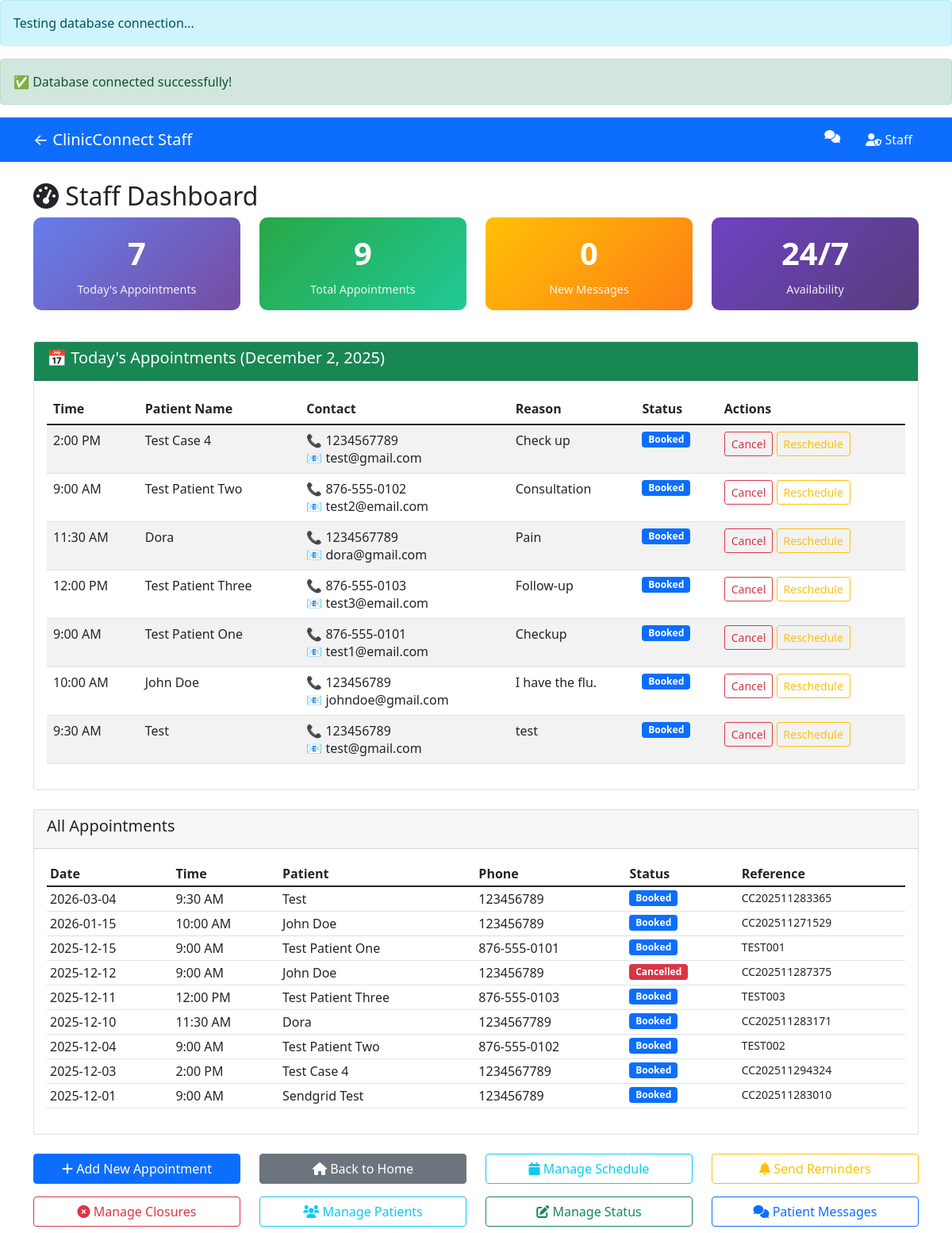
The app's page /dashboard/index.php (signed in), older data.
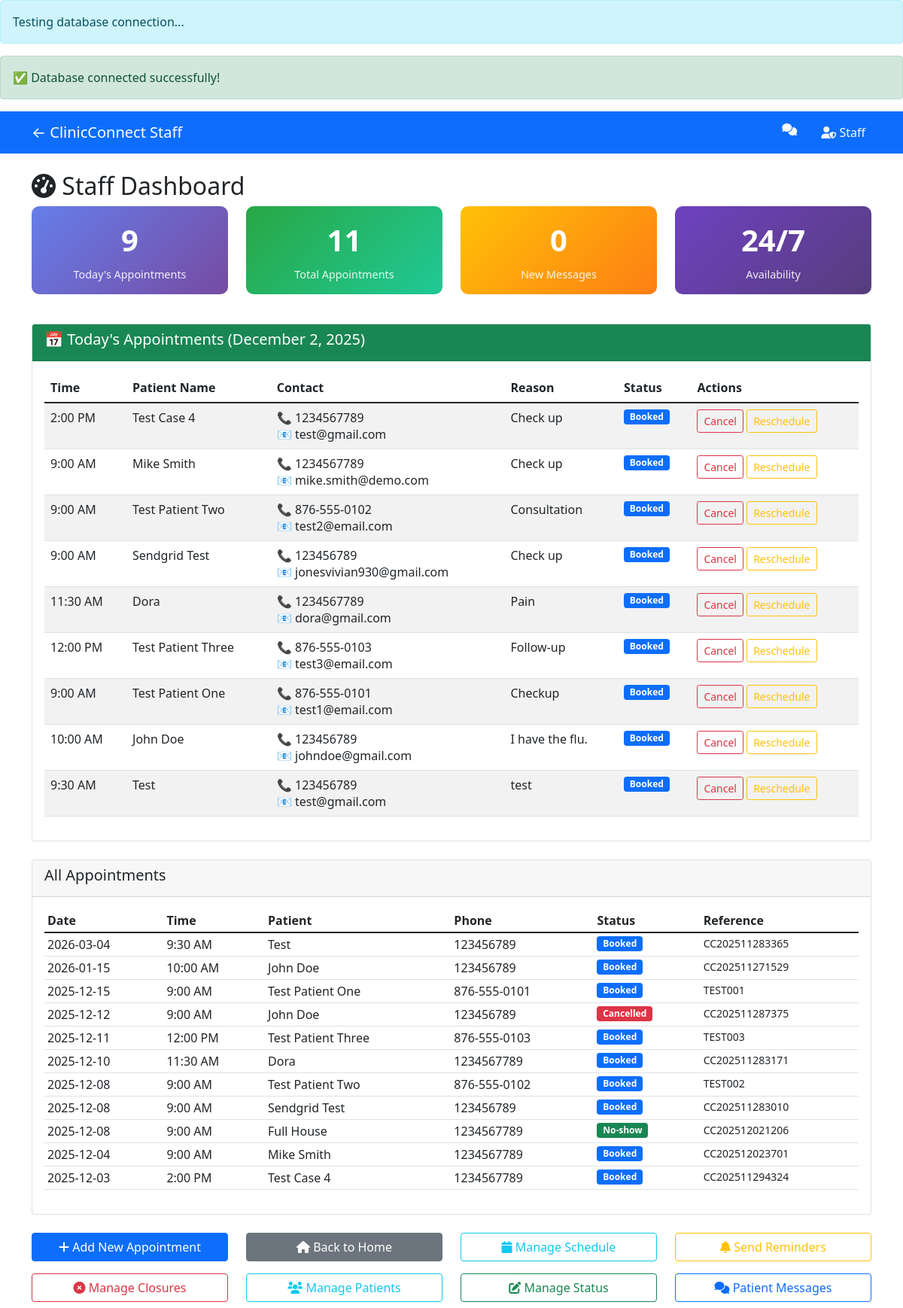
The same page, newer data.
### tables this page shows
CREATE TABLE `appointments` (
  `id` int(11) NOT NULL,
  `patient_name` varchar(255) NOT NULL,
  `patient_email` varchar(255) DEFAULT NULL,
  `patient_phone` varchar(20) DEFAULT NULL,
  `appointment_date` date NOT NULL,
  `appointment_time` time NOT NULL,
  `reason` text DEFAULT NULL,
  `status` varchar(20) DEFAULT 'booked',
  `booking_reference` varchar(50) DEFAULT NULL,
  `created_at` timestamp NOT NULL DEFAULT current_timestamp(),
  `reminder_sent` tinyint(1) DEFAULT 0,
  `reminder_sent_at` datetime DEFAULT NULL
);

### dashboard/index.php (the view, shortened to what the changed rows need)
<?php
include '../includes/config.php';
$stmt = $pdo->prepare("SELECT * FROM appointments WHERE appointment_date >= CURDATE() AND status = 'booked' ORDER BY appointment_date, appointment_time");
$stmt->execute();
$appointments = $stmt->fetchAll();
$stmt_all = $pdo->prepare("SELECT * FROM appointments ORDER BY appointment_date DESC, appointment_time DESC");
$stmt_all->execute();
$all_appointments = $stmt_all->fetchAll();
?>
<!DOCTYPE html>
<html lang="en">
<head>
    <link href="https://cdn.jsdelivr.net/npm/bootstrap@5.1.3/dist/css/bootstrap.min.css" rel="stylesheet">
    <link rel="stylesheet" href="https://cdnjs.cloudflare.com/ajax/libs/font-awesome/6.0.0/css/all.min.css">
</head>
<body>
    <div class="container mt-4">
        <h2><i class="fas fa-tachometer-alt"></i> Staff Dashboard</h2>
        <div class="row mb-4">
            <div class="col-md-3 col-6">
                <div class="dashboard-stat">
                    <div class="stat-number"><?= count($appointments) ?></div>
                    <div class="stat-label">Today's Appointments</div>
                </div>
            </div>
            <div class="col-md-3 col-6">
                <div class="dashboard-stat" style="background: linear-gradient(135deg, #28a745, #20c997);">
                    <div class="stat-number"><?= count($all_appointments) ?></div>
                    <div class="stat-label">Total Appointments</div>
                </div>
            </div>
        </div>
        <div class="card mt-4">
            <div class="card-body">
                <?php if (count($appointments) > 0): ?>
                    <div class="table-responsive">
                        <table class="table table-striped">
                            <thead>
                                <tr>
                                    <th>Time</th>
                                    <th>Patient Name</th>
                                    <th>Contact</th>
                                    <th>Reason</th>
                                    <th>Status</th>
                                    <th>Actions</th>
                                </tr>
                            </thead>
                            <tbody>
                                <?php foreach ($appointments as $appt): ?>
                                <tr>
                                    <td><?= date('g:i A', strtotime($appt['appointment_time'])); ?></td>
                                    <td><?= htmlspecialchars($appt['patient_name']); ?></td>
                                    <td>
                                        📞 <?= htmlspecialchars($appt['patient_phone']); ?><br>
                                        📧 <?= htmlspecialchars($appt['patient_email']); ?>
                                    </td>
                                    <td><?= htmlspecialchars($appt['reason']); ?></td>
                                    <td>
                                        <span class="badge bg-<?=
                                            $appt['status'] == 'booked' ? 'primary' :
                                            ($appt['status'] == 'cancelled' ? 'danger' : 'success')
                                        ?>">
                                            <?= ucfirst($appt['status']); ?>
                                        </span>
                                    </td>
                                    <td>
                                        <?php if ($appt['status'] == 'booked'): ?>
                                            <a href="cancel.php?id=<?= $appt['id']; ?>" class="btn btn-sm btn-outline-danger" onclick="return confirm('Cancel this appointment?')">Cancel</a>
                                            <a href="../booking/index.php?reschedule=<?= $appt['booking_reference']; ?>" class="btn btn-sm btn-outline-warning">Reschedule</a>
                                        <?php else: ?>
                                            <span class="text-muted">No actions</span>
                                        <?php endif; ?>
                                    </td>
                                </tr>
                                <?php endforeach; ?>
                            </tbody>
                        </table>
                    </div>
                <?php else: ?>
                    <p class="text-muted">No appointments scheduled for today.</p>
                <?php endif; ?>
            </div>
        </div>
        <div class="card mt-4">
            <div class="card-body">
                <div class="table-responsive">
                    <table class="table table-sm">
                        <thead>
                            <tr>
                                <th>Date</th>
                                <th>Time</th>
                                <th>Patient</th>
                                <th>Phone</th>
                                <th>Status</th>
                                <th>Reference</th>
                            </tr>
                        </thead>
                        <tbody>
                            <?php foreach ($all_appointments as $appt): ?>
                            <tr>
                                <td><?= $appt['appointment_date']; ?></td>
                                <td><?= date('g:i A', strtotime($appt['appointment_time'])); ?></td>
                                <td><?= htmlspecialchars($appt['patient_name']); ?></td>
                                <td><?= htmlspecialchars($appt['patient_phone']); ?></td>
                                <td>
                                    <span class="badge bg-<?=
                                        $appt['status'] == 'booked' ? 'primary' :
                                        ($appt['status'] == 'cancelled' ? 'danger' : 'success')
                                    ?>">
                                        <?= ucfirst($appt['status']); ?>
                                    </span>
                                </td>
                                <td><small><?= $appt['booking_reference']; ?></small></td>
                            </tr>
                            <?php endforeach; ?>
                        </tbody>
                    </table>
                </div>
            </div>
        </div>
    </div>
</body>
</html>

Row changes from the older to the newer data that the page shows:
added appointments: appointment_time "9:00 AM", patient_name "Mike Smith", patient_phone "1234567789", patient_email "mike.smith@demo.com", reason "Check up", status "Booked", appointment_date "2025-12-04", booking_reference "CC202512023701"
changed appointments "Test Patient Two": appointment_date "2025-12-04" → "2025-12-08"
now on one of the page's lists (row edited): appointments: appointment_time "9:00 AM", patient_name "Sendgrid Test", patient_phone "123456789", patient_email "jonesvivian930@gmail.com", reason "Check up", status "Booked"
changed appointments "Sendgrid Test": appointment_date "2025-12-01" → "2025-12-08"; moves up the list
added appointments: appointment_date "2025-12-08", appointment_time "9:00 AM", patient_name "Full House", patient_phone "1234567789", status "No-show", booking_reference "CC202512021206", shown under "All Appointments"
Text that changed along with them:
count($appointments): "7" → "9"
count($all_appointments): "9" → "11"
